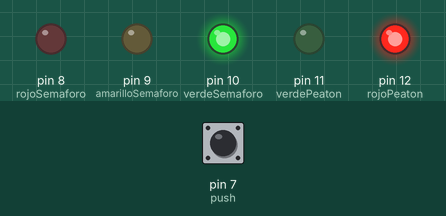
A sketch run on a simulated Arduino Uno, built with avr-gcc and run on an emulated ATmega328P. Parts: output pins drawn as LEDs (lit = HIGH). The test bench sets the inputs (shaded band); at power-on: pin 7 (push) HIGH.

Above: at 0.5 s.
At 2.0 s:
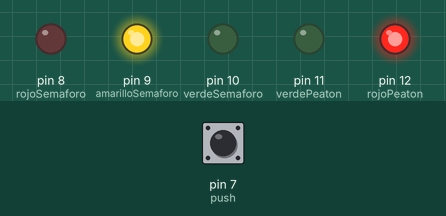
At 3.5 s:
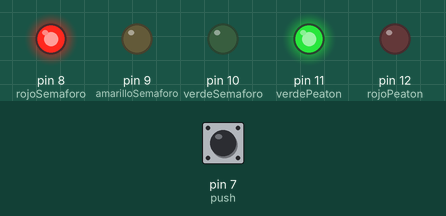
Timing chart, 0 to 5.2 s (numbered marks = the images above):
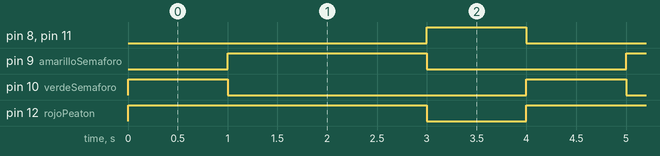

The sketch:

SemaforoConInterrupcion.ino
```cpp
/*
  En este codigo instrumentaremos un semaforo y semaforo de peaton
  cuando presionemos un boton el semaforo detendra el paso vehicular
  para darle paso a los peatones.
  el comportamiento del semaforo sera:
  -El color Verde encendera 1 segundo
  -El color Amarillo encendera 1 segundo
  -El color Amarillo parpaderara 3 veces
  -el color Rojo durara 1 segundo
  Si el sistema detecta que una interrupcion
  -el semaforo se volvera rojo
  -el semaforo de peaton pasara de rojo a verde
  por Daniel Santos
*/

/*primero instrumentamos las variables globales del semaforo
  para especificar las conexiones de los pines
*/

int amarilloSemaforo = 9;
int rojoSemaforo = 8;
int verdeSemaforo = 10;

int rojoPeaton = 12;
int verdePeaton = 11;

int push = 7;

//esta variable nos servira para comprobar el estado del push
int boton = 0;

void setup() {
  // en esta seccion declararemos los pines como I/O

  pinMode(amarilloSemaforo, OUTPUT);
  pinMode(rojoSemaforo, OUTPUT);
  pinMode(verdeSemaforo, OUTPUT);

  pinMode(verdePeaton, OUTPUT);
  pinMode(rojoPeaton, OUTPUT);

  pinMode(push, INPUT_PULLUP); //Incluir el INPUT_PULLUP

}

void loop() {

  //Esta linea encendera el color verde del semaforo
  digitalWrite(verdeSemaforo, HIGH);

  //esta linea dara lectura del push
  boton = digitalRead(push);

  //establecemos un condicion
  if (boton != 0) {
    //si el push no es precionado el semaforo prosigue con su logica.

    digitalWrite(rojoPeaton, HIGH);
    boton = digitalRead(push);
    delay(1000);
  }

  else {
    //si el push es precionado, el semaforo detiene el trafico y los peatones avanzan
    digitalWrite(rojoPeaton, LOW);
    digitalWrite(verdeSemaforo, LOW);
    digitalWrite(rojoSemaforo, HIGH);
    digitalWrite(verdePeaton, HIGH);
    delay(1000);
    digitalWrite(verdeSemaforo, HIGH);
    digitalWrite(rojoSemaforo, LOW);
    digitalWrite(verdePeaton, LOW);
    digitalWrite(rojoPeaton, HIGH);
  }

  digitalWrite(verdeSemaforo, LOW);
  digitalWrite(amarilloSemaforo, HIGH);
  boton = digitalRead(push);

  if (boton != 0) {
    digitalWrite(rojoPeaton, HIGH);
    boton = digitalRead(push);
    delay(1000);
  } else {
    digitalWrite(amarilloSemaforo, LOW);
    digitalWrite(rojoSemaforo, HIGH);
    digitalWrite(rojoPeaton, LOW);
    digitalWrite(verdePeaton, HIGH);
    delay(1000);
    digitalWrite(verdeSemaforo, HIGH);
    digitalWrite(rojoSemaforo, LOW);
    digitalWrite(verdePeaton, LOW);
    digitalWrite(rojoPeaton, HIGH);
    delay(1000);
  }

  digitalWrite(verdeSemaforo, LOW);
  digitalWrite(amarilloSemaforo, HIGH);
  delay(1000);

  digitalWrite(amarilloSemaforo, LOW);
  digitalWrite(rojoSemaforo, HIGH);
  digitalWrite(rojoPeaton, LOW);
  digitalWrite(verdePeaton, HIGH);
  delay(1000);
  digitalWrite(verdePeaton, LOW);


  digitalWrite(rojoSemaforo, LOW);
}
```

Measured:
- by itself, pin 8 (rojoSemaforo), pin 10 (verdeSemaforo), pin 11 (verdePeaton): alternates HIGH for 1.0 s and LOW for 3.0 s
- by itself, pin 9 (amarilloSemaforo): alternates HIGH for 2.0 s and LOW for 2.0 s
- by itself, pin 12 (rojoPeaton): alternates HIGH for 3.0 s and LOW for 1.0 s
